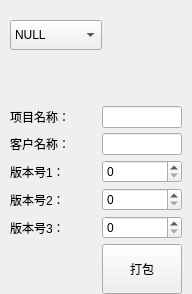
<?xml version="1.0" encoding="UTF-8"?>
<ui version="4.0">
 <class>OtaPacketRightView</class>
 <widget class="QWidget" name="OtaPacketRightView">
  <property name="geometry">
   <rect>
    <x>0</x>
    <y>0</y>
    <width>153</width>
    <height>294</height>
   </rect>
  </property>
  <property name="windowTitle">
   <string>Form</string>
  </property>
  <layout class="QFormLayout" name="formLayout">
   <property name="labelAlignment">
    <set>Qt::AlignLeading|Qt::AlignLeft|Qt::AlignVCenter</set>
   </property>
   <property name="formAlignment">
    <set>Qt::AlignLeading|Qt::AlignLeft|Qt::AlignTop</set>
   </property>
   <property name="horizontalSpacing">
    <number>0</number>
   </property>
   <property name="verticalSpacing">
    <number>5</number>
   </property>
   <property name="leftMargin">
    <number>10</number>
   </property>
   <property name="topMargin">
    <number>20</number>
   </property>
   <property name="rightMargin">
    <number>10</number>
   </property>
   <property name="bottomMargin">
    <number>0</number>
   </property>
   <item row="0" column="0">
    <widget class="QComboBox" name="cbAlignType">
     <property name="minimumSize">
      <size>
       <width>0</width>
       <height>30</height>
      </size>
     </property>
     <property name="font">
      <font>
       <pointsize>9</pointsize>
       <bold>false</bold>
      </font>
     </property>
     <property name="inputMethodHints">
      <set>Qt::ImhNone</set>
     </property>
     <item>
      <property name="text">
       <string>NULL</string>
      </property>
     </item>
     <item>
      <property name="text">
       <string>8字节对齐</string>
      </property>
     </item>
     <item>
      <property name="text">
       <string>16字节对齐</string>
      </property>
     </item>
     <item>
      <property name="text">
       <string>32字节对齐</string>
      </property>
     </item>
    </widget>
   </item>
   <item row="1" column="0">
    <spacer name="verticalSpacer">
     <property name="orientation">
      <enum>Qt::Vertical</enum>
     </property>
     <property name="sizeHint" stdset="0">
      <size>
       <width>20</width>
       <height>40</height>
      </size>
     </property>
    </spacer>
   </item>
   <item row="2" column="0">
    <widget class="QLabel" name="labelProjectName">
     <property name="text">
      <string>项目名称：</string>
     </property>
    </widget>
   </item>
   <item row="2" column="1">
    <widget class="QLineEdit" name="lineEditProjectName"/>
   </item>
   <item row="3" column="0">
    <widget class="QLabel" name="labelCustomerName">
     <property name="text">
      <string>客户名称：</string>
     </property>
    </widget>
   </item>
   <item row="3" column="1">
    <widget class="QLineEdit" name="lineEditCustimerName"/>
   </item>
   <item row="4" column="0">
    <widget class="QLabel" name="labelMajor">
     <property name="text">
      <string>版本号1：</string>
     </property>
    </widget>
   </item>
   <item row="4" column="1">
    <widget class="QSpinBox" name="spinBoxMajor"/>
   </item>
   <item row="5" column="0">
    <widget class="QLabel" name="labelMinor">
     <property name="text">
      <string>版本号2：</string>
     </property>
    </widget>
   </item>
   <item row="5" column="1">
    <widget class="QSpinBox" name="spinBoxMinor"/>
   </item>
   <item row="6" column="0">
    <widget class="QLabel" name="labelPatch">
     <property name="text">
      <string>版本号3：</string>
     </property>
    </widget>
   </item>
   <item row="6" column="1">
    <widget class="QSpinBox" name="spinBoxPatch"/>
   </item>
   <item row="8" column="1">
    <widget class="QPushButton" name="btnPacket">
     <property name="minimumSize">
      <size>
       <width>0</width>
       <height>50</height>
      </size>
     </property>
     <property name="text">
      <string>打包</string>
     </property>
    </widget>
   </item>
  </layout>
 </widget>
 <resources/>
 <connections/>
</ui>
